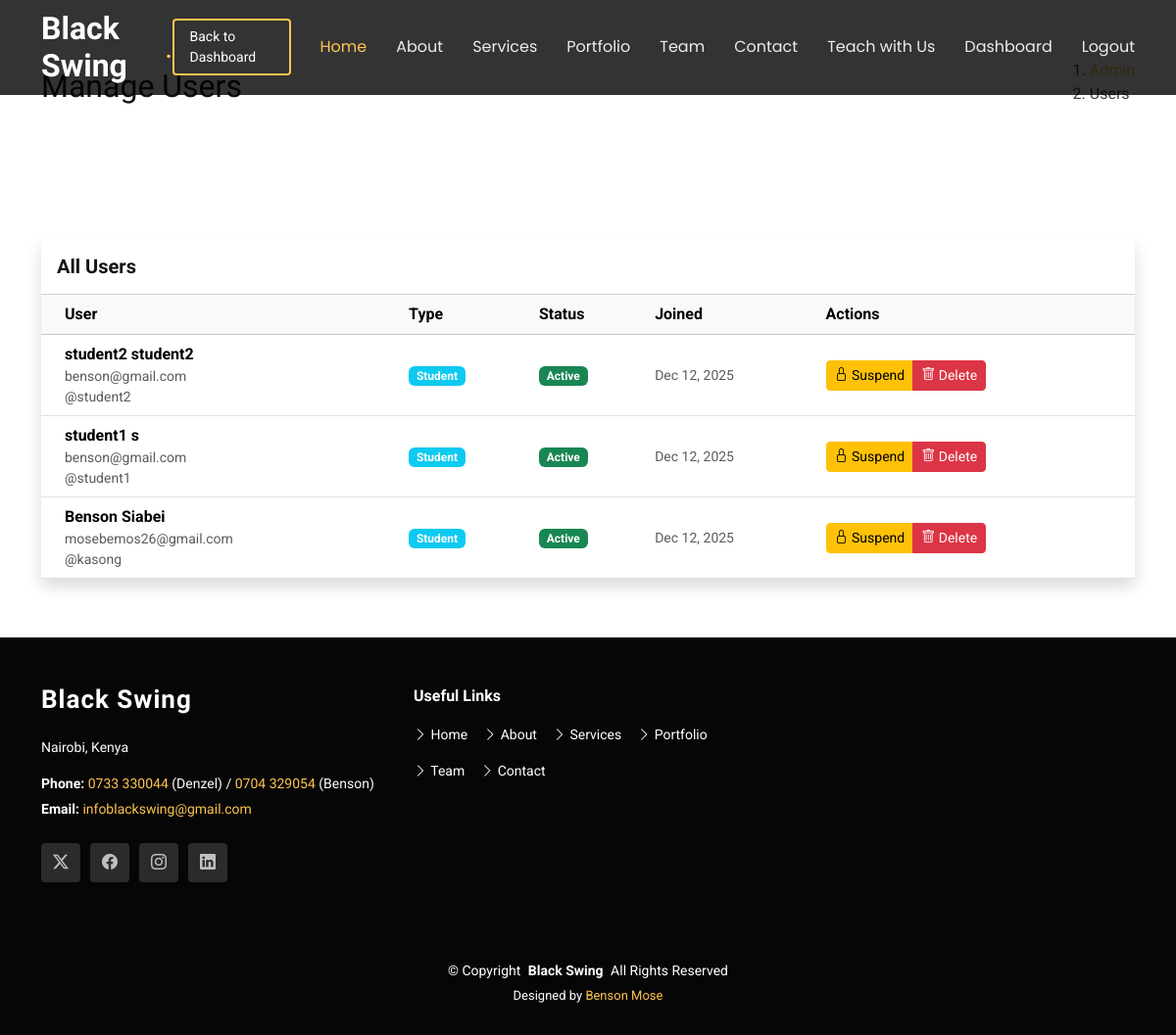
The app's page /dashboard/admin/users/ (signed in), older data.
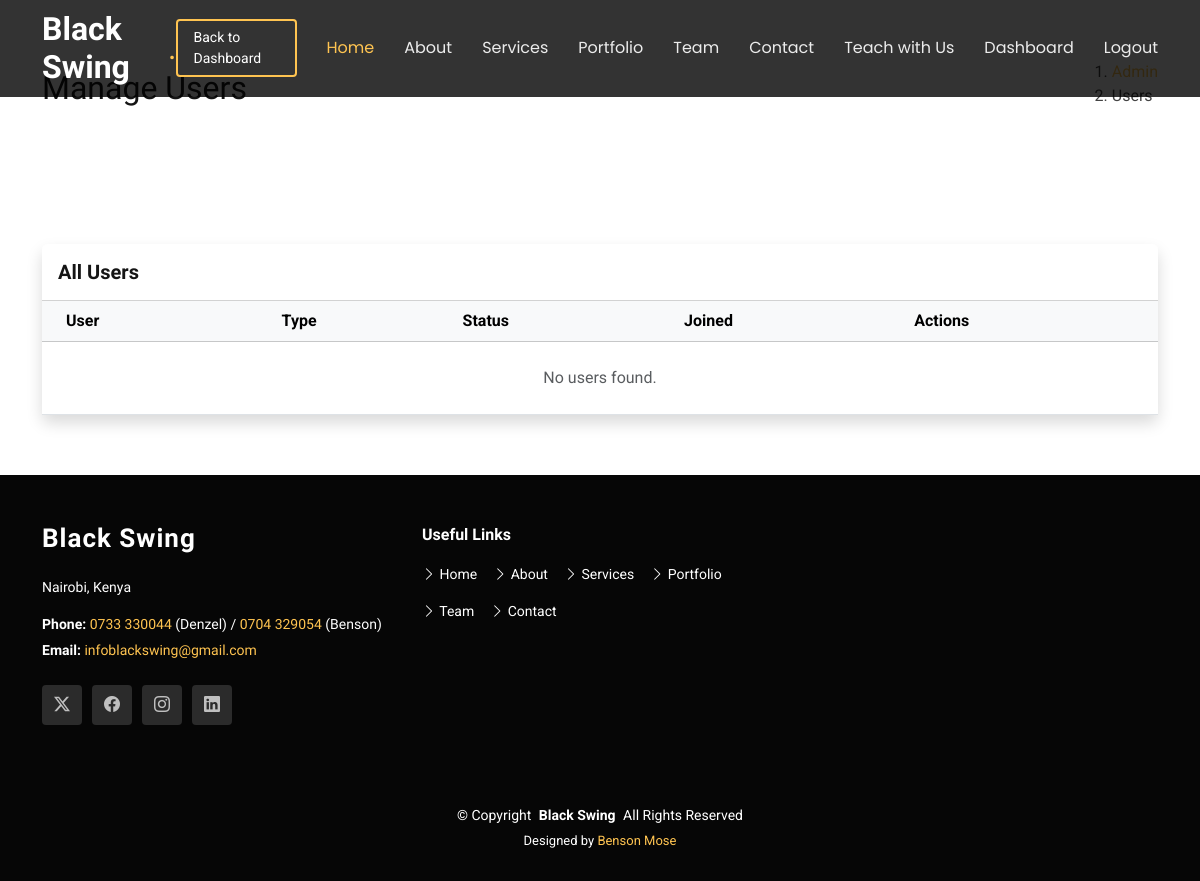
The same page, newer data.
### accounts/models.py (models this page shows)
class CustomUser(AbstractUser):
    USER_TYPE_CHOICES = [
        ('student', 'Student'),
        ('teacher', 'Teacher'),
        ('admin', 'Admin'),
    ]
    is_member = models.BooleanField(default=False)
    is_student = models.BooleanField(default=False)
    is_suspended = models.BooleanField(default=False, db_index=True, help_text="Suspended users cannot login")
    user_type = models.CharField(max_length=10, choices=USER_TYPE_CHOICES, default='student', db_index=True)

### dashboard/views.py (the view)
# urls.py: path('admin/users/', views.manage_users, name='manage_users'),
@login_required
def manage_users(request):
    if not request.user.is_superuser:
        return redirect('dashboard_redirect')
    users = CustomUser.objects.filter(is_superuser=False).select_related('member_profile').order_by('-date_joined')
    user_list = []
    for user in users:
        user_info = {
            'user': user,
            'type': user.user_type,
            'is_teacher': hasattr(user, 'member_profile'),
            'is_approved': hasattr(user, 'member_profile') and user.member_profile.is_approved if hasattr(user, 'member_profile') else None,
        }
        user_list.append(user_info)
    return render(request, 'dashboard/manage_users.html', {'user_list': user_list})

### core/context_processors.py (called while the page is built)
def unread_messages_count(request):
    if request.user.is_authenticated and request.user.is_superuser:
        messages_count = ContactMessage.objects.filter(is_read=False).count()
        bookings_count = ServiceBooking.objects.filter(is_read=False).count()
        return {'unread_messages_count': messages_count + bookings_count}
    return {}

### templates/dashboard/manage_users.html (shortened to what the changed rows need)
{% extends 'base.html' %}
{% load static %}
{% block content %}
<section class="breadcrumbs">
    <div class="container">
        <div class="d-flex justify-content-between align-items-center">
            <h2>Manage Users</h2>
        </div>
    </div>
</section>
<section class="inner-page">
    <div class="container">
        <div class="card shadow border-0">
            <div class="card-body p-0">
                <div class="table-responsive">
                    <table class="table table-hover align-middle mb-0">
                        <thead class="table-light">
                            <tr>
                                <th class="ps-4">User</th>
                                <th>Type</th>
                                <th>Status</th>
                                <th>Joined</th>
                                <th>Actions</th>
                            </tr>
                        </thead>
                        <tbody>
                            {% for item in user_list %}
                            <tr>
                                <td class="ps-4">
                                    <div>
                                        <div class="fw-bold">{{ item.user.first_name }} {{ item.user.last_name }}</div>
                                        <div class="small text-muted">{{ item.user.email }}</div>
                                        <div class="small text-muted">@{{ item.user.username }}</div>
                                    </div>
                                </td>
                                <td>
                                    <span class="badge
                                        {% if item.type == 'teacher' %}bg-primary
                                        {% elif item.type == 'student' %}bg-info
                                        {% else %}bg-dark
                                        {% endif %}">
                                        {{ item.user.get_user_type_display }}
                                    </span>
                                </td>
                                <td>
                                    {% if item.user.is_suspended %}
                                    <span class="badge bg-danger">Suspended</span>
                                    {% elif item.is_teacher and not item.is_approved %}
                                    <span class="badge bg-warning">Pending Approval</span>
                                    {% else %}
                                    <span class="badge bg-success">Active</span>
                                    {% endif %}
                                </td>
                                <td>
                                    <span class="small text-muted">{{ item.user.date_joined|date:"M d, Y" }}</span>
                                </td>
                                <td>
                                    <div class="btn-group btn-group-sm" role="group">
                                        {% if item.user.is_suspended %}
                                        <a href="{% url 'suspend_user' item.user.id %}" class="btn btn-success"
                                            title="Unsuspend">
                                            <i class="bi bi-unlock"></i> Unsuspend
                                        </a>
                                        {% else %}
                                        <a href="{% url 'suspend_user' item.user.id %}" class="btn btn-warning"
                                            title="Suspend">
                                            <i class="bi bi-lock"></i> Suspend
                                        </a>
                                        {% endif %}
                                        <a href="{% url 'delete_user' item.user.id %}" class="btn btn-danger"
                                            onclick="return confirm('Are you sure you want to delete this user? This action cannot be undone.')"
                                            title="Delete">
                                            <i class="bi bi-trash"></i> Delete
                                        </a>
                                    </div>
                                </td>
                            </tr>
                            {% empty %}
                            <tr>
                                <td colspan="5" class="text-center py-4 text-muted">No users found.</td>
                            </tr>
                            {% endfor %}
                        </tbody>
                    </table>
                </div>
            </div>
        </div>
    </div>
</section>
{% endblock %}

Row changes from the older to the newer data that the page shows:
removed CustomUser: user.first_name "student2", user.last_name "student2", user.email "benson@gmail.com", user.username "student2", user.user_type "Student", is_suspended "Active", user.date_joined "Dec 12, 2025"
removed CustomUser: user.first_name "student1", user.last_name "s", user.email "benson@gmail.com", user.username "student1", user.user_type "Student", is_suspended "Active", user.date_joined "Dec 12, 2025"
removed CustomUser: user.first_name "Benson", user.last_name "Siabei", user.email "mosebemos26@gmail.com", user.username "kasong", user.user_type "Student", is_suspended "Active", user.date_joined "Dec 12, 2025"
Text that changed along with them:
text now shown: "No users found."
